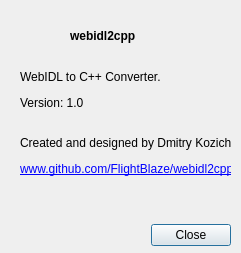
<?xml version="1.0" encoding="UTF-8"?>
<ui version="4.0">
 <class>About</class>
 <widget class="QDialog" name="About">
  <property name="geometry">
   <rect>
    <x>0</x>
    <y>0</y>
    <width>241</width>
    <height>253</height>
   </rect>
  </property>
  <property name="minimumSize">
   <size>
    <width>241</width>
    <height>253</height>
   </size>
  </property>
  <property name="maximumSize">
   <size>
    <width>241</width>
    <height>253</height>
   </size>
  </property>
  <property name="windowTitle">
   <string>About</string>
  </property>
  <property name="windowIcon">
   <iconset resource="../../resources.qrc">
    <normaloff>:/about/app-icon</normaloff>:/about/app-icon</iconset>
  </property>
  <property name="locale">
   <locale language="English" country="UnitedStates"/>
  </property>
  <property name="modal">
   <bool>true</bool>
  </property>
  <widget class="QDialogButtonBox" name="buttonBox">
   <property name="geometry">
    <rect>
     <x>20</x>
     <y>220</y>
     <width>211</width>
     <height>31</height>
    </rect>
   </property>
   <property name="orientation">
    <enum>Qt::Horizontal</enum>
   </property>
   <property name="standardButtons">
    <set>QDialogButtonBox::Close</set>
   </property>
  </widget>
  <widget class="QLabel" name="icon">
   <property name="geometry">
    <rect>
     <x>20</x>
     <y>20</y>
     <width>32</width>
     <height>32</height>
    </rect>
   </property>
   <property name="text">
    <string/>
   </property>
   <property name="pixmap">
    <pixmap resource="../../resources.qrc">:/about/icon</pixmap>
   </property>
  </widget>
  <widget class="QLabel" name="productName">
   <property name="geometry">
    <rect>
     <x>70</x>
     <y>20</y>
     <width>131</width>
     <height>31</height>
    </rect>
   </property>
   <property name="styleSheet">
    <string notr="true">font: 75 9pt &quot;MS Shell Dlg 2&quot;; font-weight: bold;</string>
   </property>
   <property name="text">
    <string>webidl2cpp</string>
   </property>
  </widget>
  <widget class="QLabel" name="summary">
   <property name="geometry">
    <rect>
     <x>20</x>
     <y>70</y>
     <width>211</width>
     <height>141</height>
    </rect>
   </property>
   <property name="text">
    <string>&lt;html&gt;&lt;head/&gt;&lt;body&gt;&lt;p&gt;WebIDL to C++ Converter.&lt;/p&gt;&lt;p&gt;Version: 1.0&lt;/p&gt;&lt;p&gt;&lt;br/&gt;Created and designed by Dmitry Kozichev.&lt;/p&gt;&lt;p&gt;&lt;a href=&quot;https://github.com/FlightBlaze/webidl2cpp&quot;&gt;&lt;span style=&quot; text-decoration: underline; color:#0000ff;&quot;&gt;www.github.com/FlightBlaze/webidl2cpp&lt;/span&gt;&lt;/a&gt;&lt;/p&gt;&lt;/body&gt;&lt;/html&gt;</string>
   </property>
   <property name="alignment">
    <set>Qt::AlignLeading|Qt::AlignLeft|Qt::AlignTop</set>
   </property>
  </widget>
 </widget>
 <resources>
  <include location="../../resources.qrc"/>
 </resources>
 <connections>
  <connection>
   <sender>buttonBox</sender>
   <signal>accepted()</signal>
   <receiver>About</receiver>
   <slot>accept()</slot>
   <hints>
    <hint type="sourcelabel">
     <x>248</x>
     <y>254</y>
    </hint>
    <hint type="destinationlabel">
     <x>157</x>
     <y>274</y>
    </hint>
   </hints>
  </connection>
  <connection>
   <sender>buttonBox</sender>
   <signal>rejected()</signal>
   <receiver>About</receiver>
   <slot>reject()</slot>
   <hints>
    <hint type="sourcelabel">
     <x>316</x>
     <y>260</y>
    </hint>
    <hint type="destinationlabel">
     <x>286</x>
     <y>274</y>
    </hint>
   </hints>
  </connection>
 </connections>
</ui>
